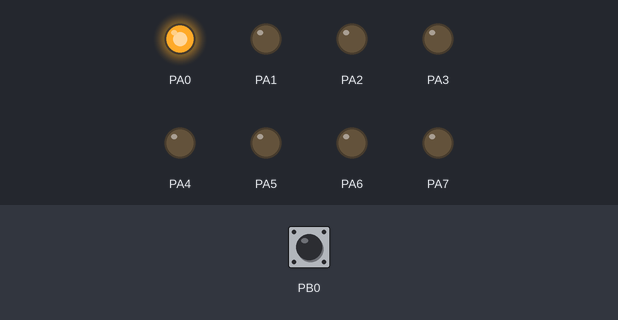
The program below on a simulated ATmega32, built with avr-gcc and emulated at 16 MHz. Shown: output pins drawn as LEDs (lit = HIGH). Dashed ring = blinking. The test bench sets the inputs (shaded band); at power-on: PB0 HIGH.

Above: at 1.25 s.
1.3 s: PB0 pulled LOW for 0.15 s
At 1.6 s:
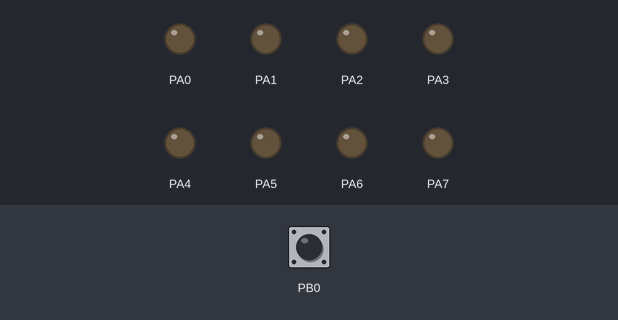
2.9 s: PB0 pulled LOW for 1 s
At 3.82 s:
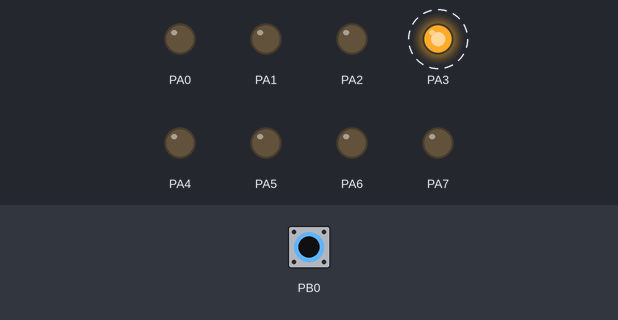
At 4.27 s:
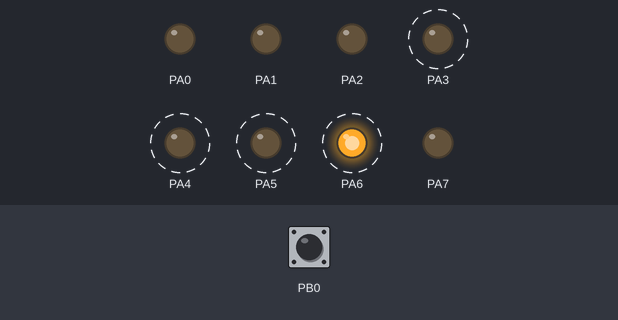
Timing chart, 0 to 11.9 s (numbered marks = the images above; inputs shaded):
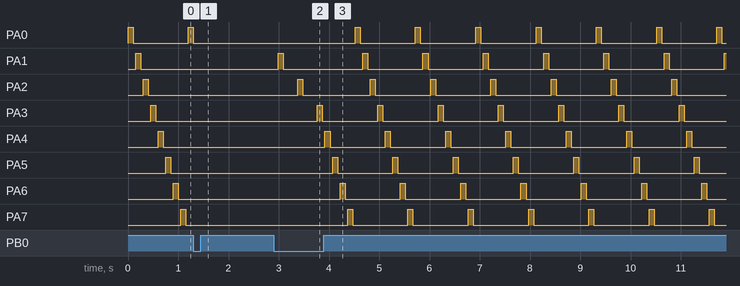

Measured:
- after the input at 1.3 s, PA0: goes on until 1.3 s, then stays LOW; PA1, PA2: stops changing and stays LOW; PA3: stays LOW (without the input it goes to HIGH after 0.35 s); PA4: stays LOW (without the input it goes to HIGH after 0.50 s); PA5: stays LOW (without the input it goes to HIGH after 0.65 s)
- after the input at 2.9 s, PA0: alternates HIGH for 0.10 s and LOW for 1.1 s, starting after 1.6 s; PA1: goes HIGH 0.10 s, LOW 1.6 s, 6 × (HIGH 0.10 s, LOW 1.1 s), then HIGH, starting after 0.09 s

The program:

main.c
```c
/*
 * main.c
 *
 *  Created on: Mar 2, 2022
 *      Author: Osama Mohamed Hamdy
 */


#include <avr/io.h>
#include <util/delay.h>
#define  SET_BIT(REG,BIT) 	REG|=1<<BIT
#define  CLR_BIT(REG,BIT) 	REG&=~(1<<BIT)
#define  GIT_BIT(REG,BIT)	((REG>>BIT)&(1))


int main(void)
{
	unsigned char i,flag=0;
	DDRA=0XFF; // all pins of port A are output
	CLR_BIT(DDRB,0);// pin 0 are input
	PORTA=0X00; 	//turn off all leds
	SET_BIT(PORTB,0); // for internal pull up
	while(1)
	{

				for(i=0;i<8;i++)
				{
					if(flag == 0)
					{
					if(GIT_BIT(PINB,0)==0)
					{
						_delay_ms(20);
						if(GIT_BIT(PINB,0)==0)
						{
						PORTA=0;
						flag=1;
						while(flag==1)
						{
							PORTA=0;
						    flag=1;
						    _delay_ms(200);
							if(GIT_BIT(PINB,0)==0)
							{
								_delay_ms(20);
								if(GIT_BIT(PINB,0)==0)
								{
								flag=0;
								}
							}
						}
						}
					}
					PORTA|=1<<i;
					_delay_ms(100);
					PORTA=0;
					_delay_ms(50);

					}

				}
		}


	return 0;
	}
```
